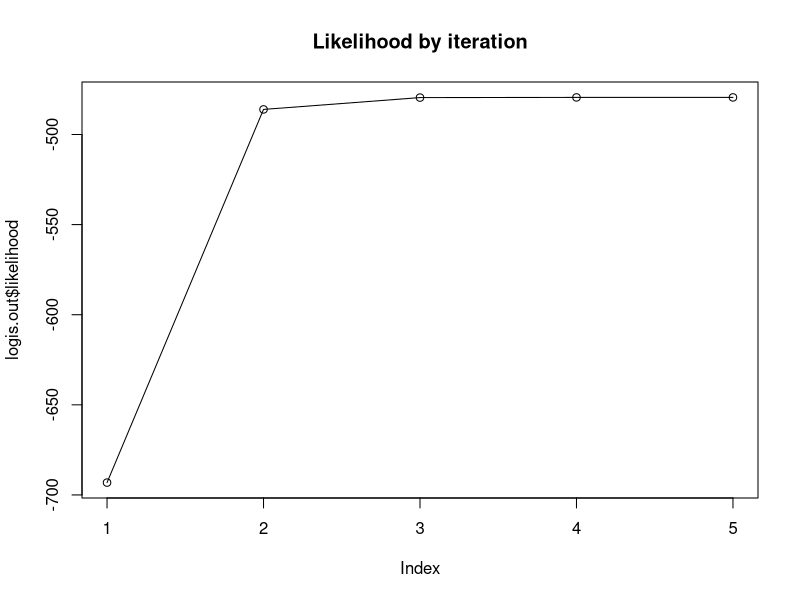
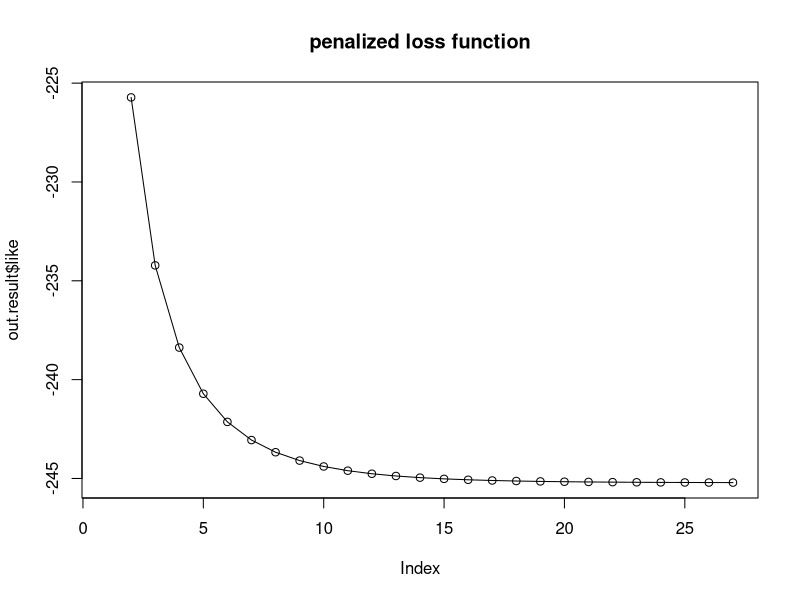
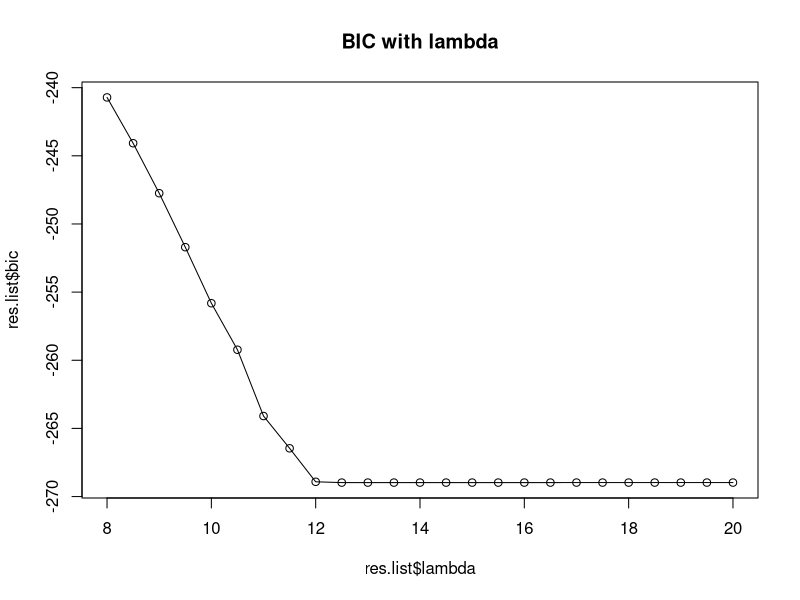

These charts were generated, in order, by the following R code:
# **Outlier detection** {.tabset .tabset-pills .tabset-fade}

## **1. Logistic regression**  

### **1) Simulation data**  

n=1000
p=10
x.mat=matrix(runif(n*p),ncol=p)
b.vec=1/(1:p)
xb.vec=drop(x.mat %*% b.vec)
p.vec=exp(xb.vec)/(1+exp(xb.vec))
y.vec=rbinom(n,1,p.vec)

### **2) Likelihood-Gradient-Hessian**  

like.fun=function(y.vec,x.mat,b.vec){
  xb.vec=x.mat %*% b.vec
  p.vec=exp(xb.vec)/(1+exp(xb.vec))
  like=sum(y.vec*log(p.vec)+(1-y.vec)*log(1-p.vec))
  return(like)
}

first.dev.fun=function(y.vec,x.mat,b.vec){
  xb.vec=x.mat %*% b.vec
  p.vec=exp(xb.vec)/(1+exp(xb.vec))
  grad=-(t(x.mat) %*% (y.vec-p.vec))
  return(grad)
}

sec.dev.fun=function(x.mat,b.vec){
  xb.vec=x.mat %*% b.vec
  p.vec=drop(exp(xb.vec)/(1+exp(xb.vec)))
  hess = t(x.mat) %*% diag(p.vec*(1-p.vec)) %*% x.mat
  return(hess)
}


### **3) Logistic regression**  

logis.fun=function(y.vec,x.mat,iter.max=1000,eps=1e-6,iter.print=F){
  b.vec=rep(0,ncol(x.mat))
  like.val=NULL
  for (iter in 1:iter.max){
    bef.b.vec=b.vec
    like.val[iter]=like.fun(y.vec,x.mat,bef.b.vec)
    if (iter.print==T){print(paste0("iteration : ",iter," / LL: ",like.val[iter]))}
    fst.dev.val=first.dev.fun(y.vec,x.mat,bef.b.vec)
    sec.dev.val=sec.dev.fun(x.mat,bef.b.vec)
    b.vec=bef.b.vec-(solve(sec.dev.val) %*% fst.dev.val)
    
    if(like.fun(y.vec,x.mat,b.vec)-like.val[iter]<eps){break}
  }
  if (iter.print==T){list(likelihood=like.val,coefs=b.vec)} else{return(drop(b.vec))}
}

logis.out=logis.fun(y.vec,x.mat,iter.print = T)
plot(logis.out$likelihood,type="o",main="Likelihood by iteration")
logis.out$coefs

xy.dat=as.data.frame(cbind(y.vec,x.mat))
coef(glm(y.vec~.-1,data=xy.dat,family="binomial"))



## **2. Outlier Detection(GPOD)**  

### **1) Simulation data**  

library(Matrix)
n=20
m=20

x.mat=cbind(rep(1,n*m))
b.vec=c(1)
design.z=list()
for (j in 1:m){
  design.z[[j]]=rep(1,n)
}
z.mat=as.matrix(.bdiag(design.z))
del.vec=c(rep(0,17),rep(-3,3))

grp.index=NULL
for (i in 1:m){
  grp.index=c(grp.index,rep(i,n))
}

set.seed(12345)
exp.vec=exp(x.mat %*% b.vec+z.mat %*% del.vec)
p.vec=exp.vec/(1+exp.vec)
y.vec=rbinom(n*m,1,p.vec)


### **2) penalized-likelihood**   

pen.like.fun=function(y.vec,x.mat,z.mat,b.vec,del.vec,lambda){
  p=ncol(x.mat)
  xb.vec=x.mat %*% b.vec
  zdel.vec=z.mat %*% del.vec
  p.vec=exp(xb.vec+zdel.vec)/(1+exp(xb.vec+zdel.vec))
  pen=lambda*sqrt(t(del.vec) %*% diag(rep(p,m)) %*% del.vec)
  lik=sum(y.vec*log(p.vec)+(1-y.vec)*log(1-p.vec))
  like=lik+pen
  return(like)
}

### **3) Group-type Penalized Outlier Detection(GPOD)**  

logis.outlier.func=function(y.vec,x.mat,z.mat,grp.index,lambda,iter.max=1000,eps=10^-4,view.iter=F){
  require(Matrix)
  p=ncol(x.mat)  
  
  ### step 1. median b0hat  
  b.vec.est=NULL
  like=NULL
  for (i in 1:m){
    b.vec.est[i]=logis.fun(y.vec[which(grp.index==i)],as.matrix(x.mat[which(grp.index==i),]))
  }
  b.est=median(b.vec.est)
  exp.vec=exp(x.mat %*% b.est+z.mat %*% c(b.vec.est-b.est))
  p.vec=exp.vec/(1+exp.vec)
  #####3 step 2. original delta
  ## w.mat 
  p.grp.list=list()
  for (j in 1:m){
    p.grp.list[[j]]=diag(p.vec[which(grp.index==j)]*(1-p.vec[which(grp.index==j)]))
  }
  w.mat=as.matrix(.bdiag(p.grp.list))
  ## q value
  q.vec=log(p.vec/(1-p.vec))-z.mat %*% rep(b.est,m)+solve(w.mat) %*% (y.vec-p.vec)
  ## original delta
  del.0=solve(t(z.mat) %*% w.mat %*% z.mat) %*% t(z.mat) %*% w.mat %*% q.vec
  old.del.up=del.0
  #iter=2
  for (iter in 1:iter.max){
    if(iter>1){
      like[iter]=pen.like.fun(y.vec,x.mat,z.mat,b.est,del.vec=old.del.up,lambda=lambda)
      if(view.iter==T){print(paste0("iter: ",iter," / ","penalized-like: ",like[iter]))}
    }
    exp.vec.2=exp(x.mat %*% b.est+z.mat %*% old.del.up)
    p.vec.2=exp.vec.2/(1+exp.vec.2)
    ## lamb.mat
    lamb.mat=lambda*sqrt(p)*diag(drop(1/abs(old.del.up)))
    lamb.mat[lamb.mat>=1e+5]=1e+5
    ## w.mat.update
    p.grp.list.2=list()
    
    for (j in 1:m){
      p.grp.list.2[[j]]=diag(p.vec.2[which(grp.index==j)]*(1-p.vec.2[which(grp.index==j)]))
    }
    w.mat.2=as.matrix(.bdiag(p.grp.list.2))
    ## q value update
    q.vec.2=log(p.vec.2/(1-p.vec.2))-z.mat %*% rep(b.est,m)+solve(w.mat.2) %*% (y.vec-p.vec.2)
    ## delta.update
    del.up=solve(t(z.mat) %*% w.mat.2 %*% z.mat+lamb.mat) %*% (t(z.mat) %*% w.mat.2 %*% q.vec.2)
    
    #  del.up[abs((b.est+drop(del.up))-b.est)< 10^-5]=0
    ## step 4. check convergence
    if(sum(abs(del.up-old.del.up))/sum(abs(del.up))<eps) {
      break
    } else{
      old.del.up=del.up
    }
  }
  del.up[abs(del.up)<10^-4]=0
  dlam=sum(as.numeric(abs(del.up)>0))+sum((abs(del.up)/abs(del.0))*(p-1))
  # like.notpen=like.fun.2(y.vec,x.mat,z.mat,b.est,del.vec=del.up)
  bic=like[iter]+(1/2)*dlam*log(n)
  return(list(like=like,bic=bic,del.hat=del.up))  
}


out.result=logis.outlier.func(y.vec,x.mat,z.mat,grp.index,lambda=8,iter.max=1000,eps=10^-4,view.iter=T)
plot(out.result$like,type="o",main="penalized loss function")
out.result$del.hat


res.list=data.frame(lambda=NA,bic=NA)
lamb.set=seq(8,20,0.5)
lamb.set

for (lamb in 1:length(lamb.set)){
  tun.obj=logis.outlier.func(y.vec,x.mat,z.mat,grp.index,lambda=lamb.set[lamb],iter.max=1000,eps=10^-4)
  res.list[lamb,1]=lamb.set[lamb]
  res.list[lamb,2]=tun.obj$bic
}
res.list$bic
plot(res.list$lambda,res.list$bic,main="BIC with lambda",type="o")

res.list$lambda[which.min(res.list$bic)]

out.result=logis.outlier.func(y.vec,x.mat,z.mat,grp.index,lambda=res.list$lambda[which.min(res.list$bic)],iter.max=1000,eps=10^-4)

out.result$del.hat

out.result$del.hat==0


